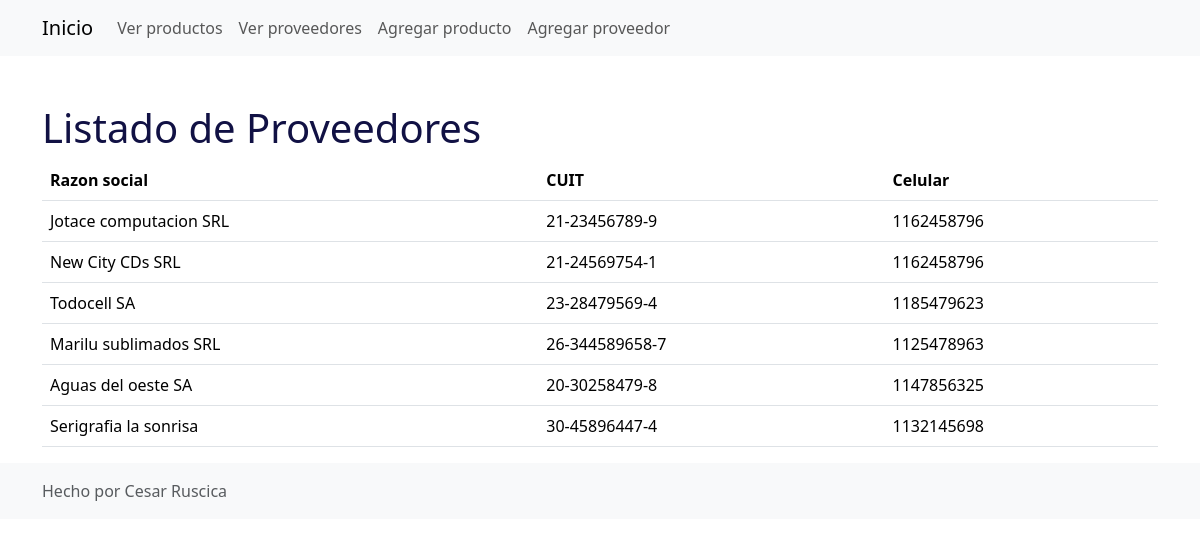
/suppliers/, run on an earlier commit of the app's database.
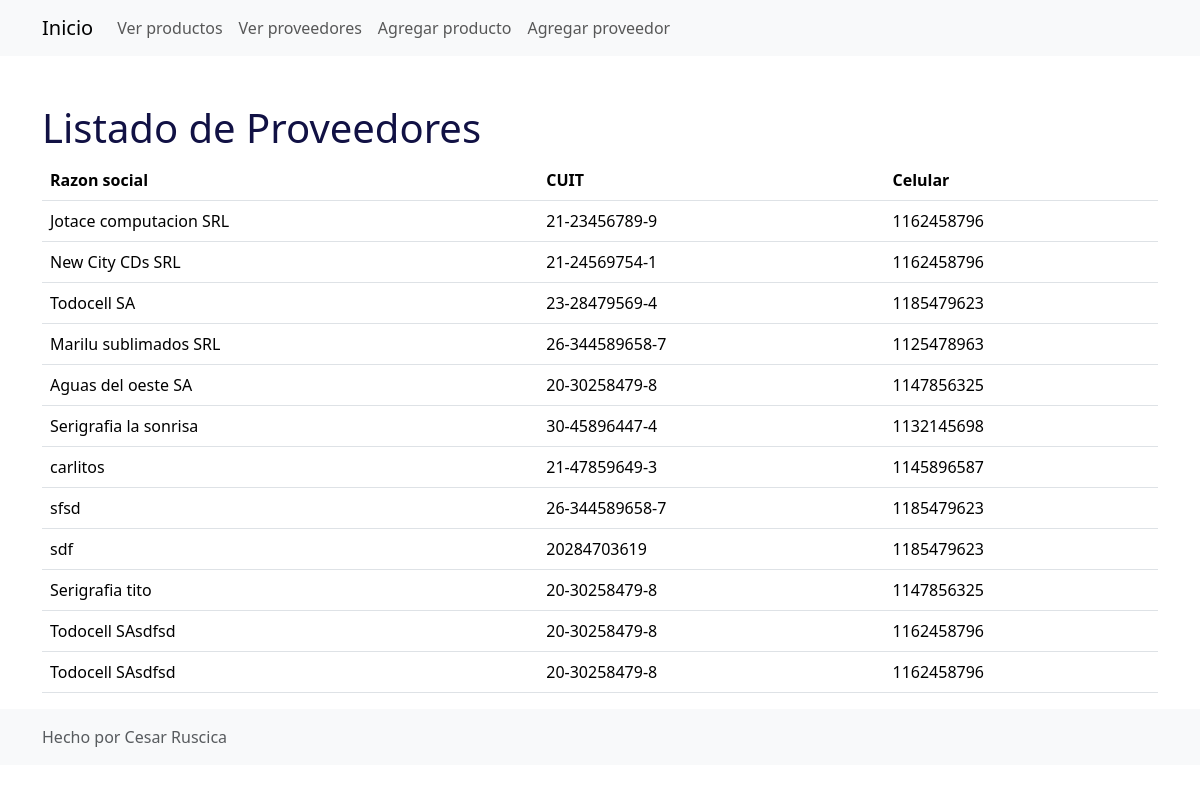
And on a later commit of the database.
### Sales/models.py (models this page shows, shortened)
class Proveedor(models.Model):
    razon_social = models.CharField(max_length = 45)
    cuit = models.CharField(max_length = 45)
    celular = models.CharField(max_length = 45)

### Sales/views.py (the view)
# urls.py: path('suppliers/', views.suppliers, name="suppliers"),
def suppliers(request):
    print('ver todos los proveedores')
    proveedores = Proveedor.objects.all()
    return render(request, 'proveedores.html', {'proveedores': proveedores})

### Sales/templates/proveedores.html (shortened to what this page needs)
{% load static %}
<!DOCTYPE html>
<html lang="es">
<head>
    <link href="https://cdn.jsdelivr.net/npm/bootstrap@5.3.3/dist/css/bootstrap.min.css" rel="stylesheet">
    <link href="https://cdn.jsdelivr.net/npm/bootstrap-icons/font/bootstrap-icons.css" rel="stylesheet">
    <link rel="stylesheet" type="text/css" href="{% static 'css/mystyle.css' %}">
</head>
<body>
    {% include 'includes/navbar.html' %}
    <div class="container mt-5">
        <h1>Listado de Proveedores</h1>
        <table class="table">
            <thead>
                <tr>
                    <th scope="col">Razon social</th>
                    <th scope="col">CUIT</th>
                    <th scope="col">Celular</th>
                </tr>
            </thead>
            <tbody>
                {% for proveedor in proveedores %}
                <tr>
                    <td>{{ proveedor.razon_social }}</td>
                    <td>{{ proveedor.cuit }}</td>
                    <td>{{ proveedor.celular }}</td>
                </tr>
                {% endfor %}
            </tbody>
        </table>
    </div>
    {% include 'includes/footer.html' %}
</body>
</html>

What changed in the data, as far as the page shows it:
added Proveedor: razon_social "carlitos", cuit "21-47859649-3", celular "1145896587"
added Proveedor: razon_social "sfsd", cuit "26-344589658-7", celular "1185479623"
added Proveedor: razon_social "sdf", cuit "20284703619", celular "1185479623"
added Proveedor: razon_social "Serigrafia tito", cuit "20-30258479-8", celular "1147856325"
added Proveedor: razon_social "Todocell SAsdfsd", cuit "20-30258479-8", celular "1162458796"
added Proveedor: razon_social "Todocell SAsdfsd", cuit "20-30258479-8", celular "1162458796"
